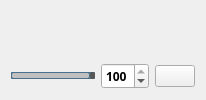
       <widget class="QWidget" name="UpLeftLayout" native="true">
        <layout class="QGridLayout" name="gridLayout_5">
         <item row="0" column="0">
          <layout class="QVBoxLayout" name="UpLeftLayout_2">
           <item>
            <widget class="QVTKWidget" name="ModelQvtkWidget">
             <property name="sizePolicy">
              <sizepolicy hsizetype="Expanding" vsizetype="Expanding">
               <horstretch>0</horstretch>
               <verstretch>0</verstretch>
              </sizepolicy>
             </property>
            </widget>
           </item>
           <item>
            <layout class="QHBoxLayout" name="horizontalLayout_7">
             <item>
              <widget class="QSlider" name="ModelOpacitySlider">
               <property name="styleSheet">
                <string notr="true">QSlider::groove:horizontal {  
border: 1px solid #4A708B;  
background: #C0C0C0;  
height: 5px;  
border-radius: 1px;  
padding-left:-1px;  
padding-right:-1px;  
}  

QSlider::sub-page:horizontal {  
background: qlineargradient(x1:0, y1:0, x2:0, y2:1,   
stop:0 #B1B1B1, stop:1 #c4c4c4);  
background: qlineargradient(x1: 0, y1: 0.2, x2: 1, y2: 1,  
stop: 0 #5DCCFF, stop: 1 #1874CD);  
border: 1px solid #4A708B;  
height: 10px;  
border-radius: 2px;  
}  

QSlider::add-page:horizontal {  
background: #575757;  
border: 0px solid #777;  
height: 10px;  
border-radius: 2px;  
}  
 
QSlider::handle:horizontal   
{  
background: qradialgradient(spread:pad, cx:0.5, cy:0.5, radius:0.5, fx:0.5, fy:0.5,   
stop:0.6 #45ADED, stop:0.778409 rgba(255, 255, 255, 255));  

width: 11px;  
margin-top: -3px;  
 margin-bottom: -3px;  
border-radius: 5px;  
}  
QSlider::handle:horizontal:hover {  
background: qradialgradient(spread:pad, cx:0.5, cy:0.5, radius:0.5, fx:0.5, fy:0.5, stop:0.6 #2A8BDA,   
stop:0.778409 rgba(255, 255, 255, 255));  
width: 11px;margin-top: -3px;margin-bottom: -3px;border-radius: 5px;}  

QSlider::sub-page:horizontal:disabled { background: #00009C;  
border-color: #999;}  
QSlider::add-page:horizontal:disabled { background: #eee;  border-color: #999;}  

QSlider::handle:horizontal:disabled {  
background: #eee;  
border: 1px solid #aaa;  
border-radius: 4px;}  
</string>
               </property>
               <property name="maximum">
                <number>100</number>
               </property>
               <property name="value">
                <number>100</number>
               </property>
               <property name="orientation">
                <enum>Qt::Horizontal</enum>
               </property>
              </widget>
             </item>
             <item>
              <widget class="QSpinBox" name="ModelOpacitySpinBox">
               <property name="font">
                <font>
                 <family>微软雅黑</family>
                 <weight>75</weight>
                 <bold>true</bold>
                </font>
               </property>
               <property name="maximum">
                <number>100</number>
               </property>
               <property name="value">
                <number>100</number>
               </property>
              </widget>
             </item>
             <item>
              <widget class="QPushButton" name="ModelColorButton">
               <property name="styleSheet">
                <string notr="true">background-color: rgb(255, 255, 0);
QPushButton{border:2px solid gray;border-radius:10px;padding:2px 4px;}
</string>
               </property>
               <property name="text">
                <string/>
               </property>
              </widget>
             </item>
            </layout>
           </item>
          </layout>
         </item>
        </layout>
       </widget>
